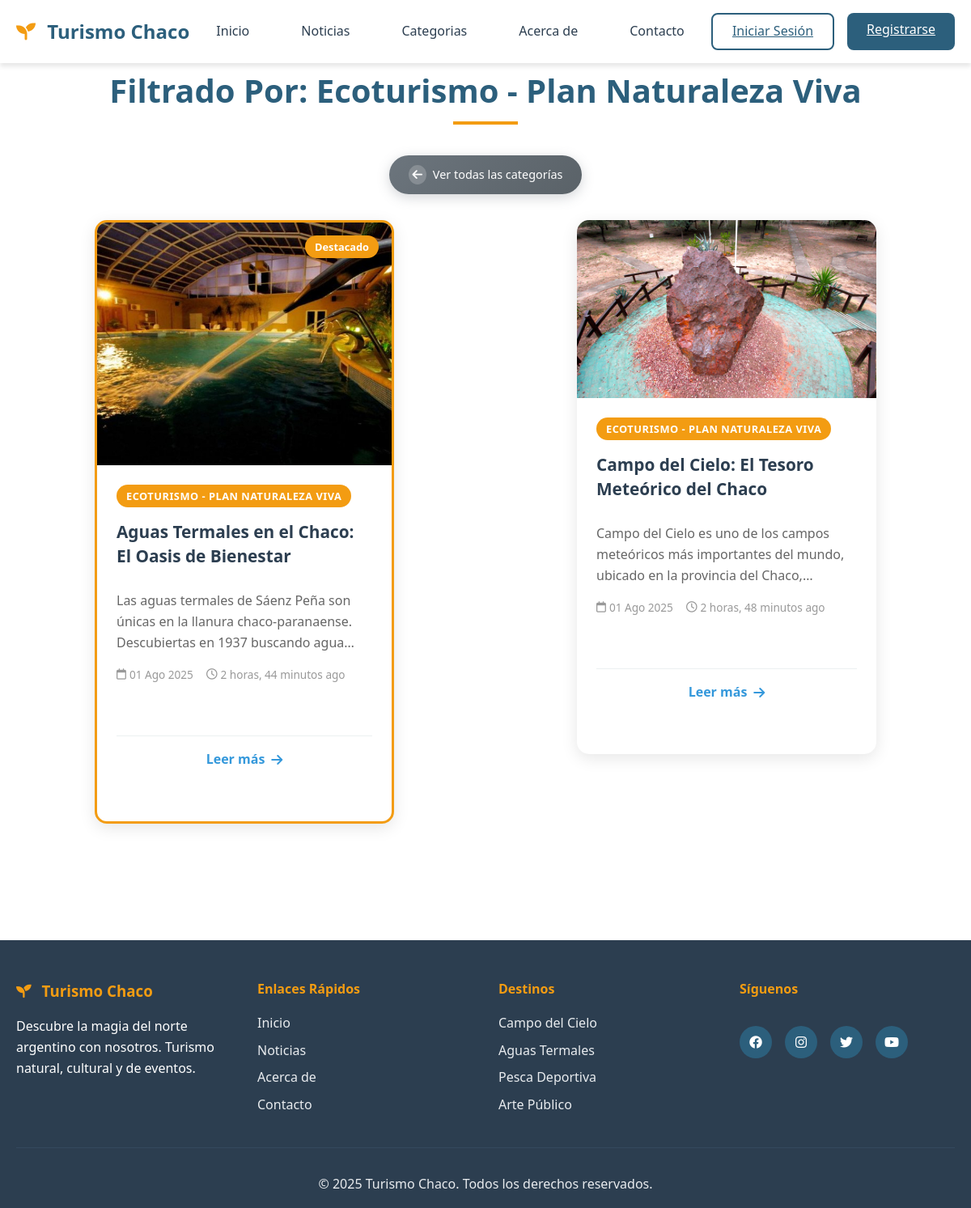
Page /Articulos/filtrados/6 on the committed database.
### apps/genericos/models.py (models this page shows, shortened)
class Categoria(models.Model):
	nombre = models.CharField(max_length=60)
	imagen = models.ImageField(upload_to = 'categorias', null = True)

### apps/articulos/models.py (models this page shows, shortened)
class Articulo(models.Model):
    creado = models.DateTimeField(
        auto_now_add=True
    )
    modificado = models.DateTimeField(
        auto_now=True
    )
    titulo = models.CharField(max_length=50)
    contenido = models.TextField()
    resumen = models.TextField(max_length=300, help_text="Breve descripción del artículo")
    imagen_destacada = models.ImageField(upload_to='articulos', blank=True, null=True)
    tags = models.CharField(max_length=200, blank=True, help_text="Separar con comas")
    categoria= models.ForeignKey(Categoria, null=True, on_delete=models.CASCADE)

### apps/articulos/views.py (the view)
# urls.py: path("filtrados/<int:pk>", views.Filtrar_Categoria , name="path_filtro_categoria")
def Filtrar_Categoria(request, pk):
    categoria_filtrado = get_object_or_404(Categoria, pk=pk)
    articulos_filtrados = Articulo.objects.filter(categoria=categoria_filtrado)
    valor_a_ordenar = request.GET.get("orden", "desc")
    if valor_a_ordenar == 'asc':
        articulos_filtrados = articulos_filtrados.order_by('creado')
    elif valor_a_ordenar == 'desc' or valor_a_ordenar == 'dsc':
        articulos_filtrados = articulos_filtrados.order_by('-creado')
    else:
        articulos_filtrados = articulos_filtrados.order_by('-creado')
    paginator = Paginator(articulos_filtrados, 6)
    page_number = request.GET.get('page')
    page_obj = paginator.get_page(page_number)
    context = {
        'articulos': page_obj,
        'categoria': categoria_filtrado,
        'is_paginated': page_obj.has_other_pages(),
        'page_obj': page_obj,
    }
    return render(request, 'articulos/filtrados.html', context)

### templates/articulos/filtrados.html (shortened to what this page needs)
{% extends "base.html" %}
{% load static %}
{% block contenido_cuerpo %}
<section class="news-section" id="noticias">
    <div class="container">
        <h2 class="section-title">Filtrado Por: {{ categoria.nombre|default:"Categoría" }}</h2>
        <div class="filter-navigation" style="text-align: center; margin: 2rem 0;">
            <a href="{% url 'genericos:path_listar_categorias' %}" class="btn-back-filter">
                <i class="fas fa-arrow-left"></i>
                Ver todas las categorías
            </a>
        </div>
        {% if articulos %}
            <div class="news-grid">
                {% for articulo in articulos %}
                    <div class="news-card-container">
                        <a href="{% url 'articulos:path_detalle_articulo' articulo.pk %}" class="news-card-link">
                            <article class="news-card {% if forloop.first %}featured{% endif %}">
                                <div class="news-image">
                                    {% if articulo.imagen_destacada %}
                                        <img src="{{ articulo.imagen_destacada.url }}" alt="{{ articulo.titulo }}">
                                    {% else %}
                                        <img src="{% static 'img/default-news.jpg' %}" alt="{{ articulo.titulo }}">
                                    {% endif %}
                                </div>
                                <div class="news-content">
                                    <span class="news-category">{{ articulo.categoria.nombre|upper|default:"TURISMO" }}</span>
                                    <h3>{{ articulo.titulo }}</h3>
                                    <p>{{ articulo.resumen|truncatewords:25 }}</p>
                                    <div class="news-meta">
                                        <span><i class="far fa-calendar"></i> {{ articulo.creado|date:"d M Y" }}</span>
                                        <span><i class="far fa-clock"></i> {{ articulo.modificado|timesince }} ago</span>
                                    </div>
                                    {% if articulo.tags %}
                                        <div class="article-tags">
                                        </div>
                                    {% endif %}
                                    <div class="read-more-indicator">
                                        <span>Leer más <i class="fas fa-arrow-right"></i></span>
                                    </div>
                                </div>
                            </article>
                        </a>
                    </div>
                {% endfor %}
            </div>
        {% endif %}
    </div>
</section>
{% endblock contenido_cuerpo %}

### static/css/styles.css (style rules this page uses)
* { margin: 0; padding: 0; box-sizing: border-box; }
:root { --primary-color: #2c5f7c; --secondary-color: #4a9ebb; --accent-color: #f39c12; --text-dark: #2c3e50; --text-light: #7f8c8d; --white: #ffffff; --gray-light: #f8f9fa; --gray-medium: #e9ecef; --success-color: #27ae60; --shadow: 0 4px 6px rgba(0, 0, 0, 0.1); --shadow-lg: 0 10px 25px rgba(0, 0, 0, 0.15); --border-radius: 8px; --transition: all 0.3s ease; }
body { font-family: 'Segoe UI', Tahoma, Geneva, Verdana, sans-serif; line-height: 1.6; color: var(--text-dark); overflow-x: hidden; }
.container { max-width: 1200px; margin: 0 auto; padding: 0 20px; }
.news-section { padding: 5rem 0; }
.section-title { text-align: center; font-size: 2.5rem; margin-bottom: 3rem; color: var(--primary-color); position: relative; }
.section-title::after { content: ''; width: 80px; height: 4px; background: var(--accent-color); position: absolute; bottom: -10px; left: 50%; transform: translateX(-50%); }
.news-grid { display: grid; grid-template-columns: repeat(auto-fit, minmax(350px, 1fr)); gap: 2rem; margin-bottom: 3rem; }
.news-card { background: var(--white); border-radius: var(--border-radius); overflow: hidden; box-shadow: var(--shadow); transition: var(--transition); cursor: pointer; }
.news-card.featured { grid-column: span 2; }
.news-image { height: 200px; overflow: hidden; position: relative; }
.news-card.featured .news-image { height: 300px; }
.news-image img { width: 100%; height: 100%; object-fit: cover; transition: var(--transition); }
.news-content { padding: 1.5rem; }
.news-category { display: inline-block; background: var(--accent-color); color: var(--white); padding: 0.25rem 0.75rem; border-radius: 20px; font-size: 0.8rem; font-weight: 600; text-transform: uppercase; letter-spacing: 0.5px; margin-bottom: 1rem; }
.news-content h3 { font-size: 1.25rem; margin-bottom: 0.75rem; color: var(--text-dark); font-weight: 600; line-height: 1.4; }
.news-content p { color: var(--text-light); margin-bottom: 1rem; line-height: 1.6; }
.news-meta { display: flex; gap: 1rem; font-size: 0.85rem; color: var(--text-light); }
.news-meta span { display: flex; align-items: center; gap: 0.5rem; }

### rows in the picture
Categoria: nombre "Ecoturismo - Plan Naturaleza Viva"
Articulo: imagen_destacada (picture), categoria.nombre "ECOTURISMO - PLAN NATURALEZA VIVA", titulo "Aguas Termales en el Chaco: El Oasis de Bienestar", resumen "Las aguas termales de Sáenz Peña son únicas en la llanura chaco-paranaense. Descubiertas en 1937 buscando…", creado "01 Ago 2025", modificado "2 horas, 44 minutos"
Articulo: imagen_destacada (picture), categoria.nombre "ECOTURISMO - PLAN NATURALEZA VIVA", titulo "Campo del Cielo: El Tesoro Meteórico del Chaco", resumen "Campo del Cielo es uno de los campos meteóricos más importantes del mundo, ubicado en la provincia del…", creado "01 Ago 2025", modificado "2 horas, 48 minutos"
